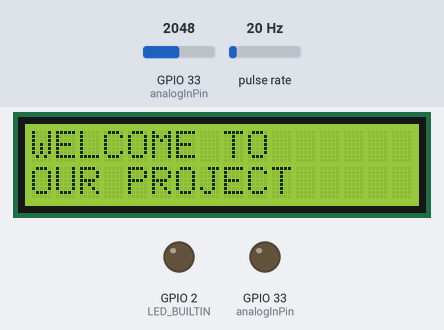
The sketch below on a simulated ESP32. Parts: 16×2 character LCD, output pins drawn as LEDs (lit = HIGH). Wiring (inferred from the names in the program): pulse sensor: data GPIO 34. The inputs (shaded band) are chosen by the test bench; at power-on: GPIO 33 (analogInPin) = 2048, pulse rate 20 Hz. What the sketch prints to the serial monitor is not drawn.

Above: at 2.1 s.
At 7.2 s:
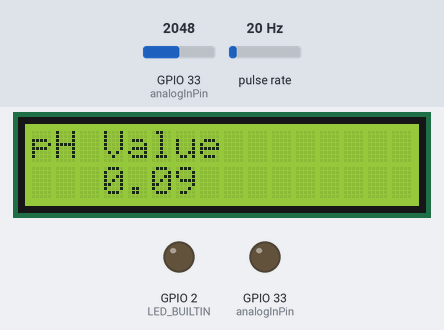
7.3 s: GPIO 33 (analogInPin) set to 2866
At 9.3 s:
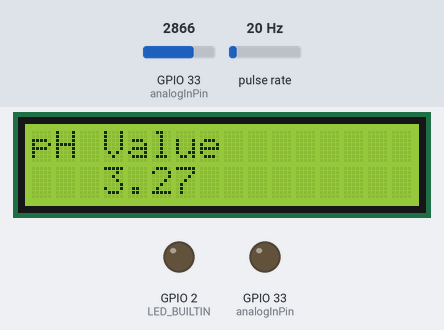
9.6 s: GPIO 33 (analogInPin) set to 3603
At 11.3 s:
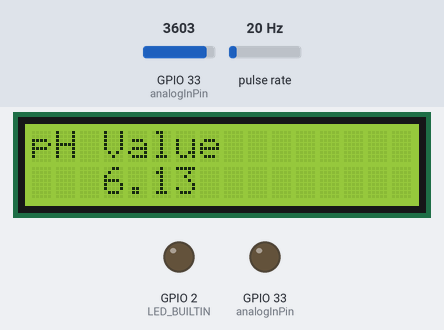
11.7 s: GPIO 33 (analogInPin) set to 4095
At 13.3 s:
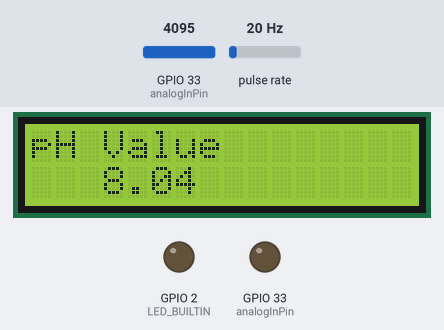
Timing chart, 0 to 14.8 s (numbered marks = the images above; inputs shaded):
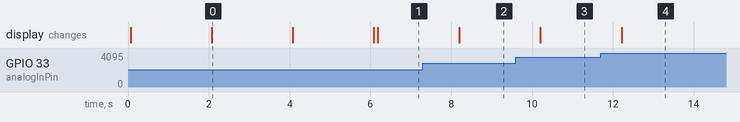

Measured:
- after the input at 7.3 s, the display: changes after 0.90 s (image 2)
- after the input at 9.6 s, the display: changes after 0.61 s (image 3)
- after the input at 11.7 s, the display: changes after 0.52 s (image 4)
- what the display in image 0 shows lasts 2.0 s, from 2.1 s to 4.1 s

The sketch:

elixir.ino
```cpp
#include <LiquidCrystal.h>

const int analogInPin = 33; // Pin for pH sensor
const int pumpPin = 32; // Replace pumpPin with your actual pin number for controlling the pump
const int LED_BUILTIN = 2; // Built-in LED pin
const int SENSOR = 34; // Water flow sensor pin

LiquidCrystal lcd(19, 23, 18, 17, 16, 15); // Assuming your LCD is 16x2 and connected to these pins

long currentMillis = 0;
long previousMillis = 0;
int interval = 1000;
boolean ledState = LOW;
float calibrationFactor = 4.5;
volatile byte pulseCount;
byte pulse1Sec = 0;
float flowRate;
unsigned int flowMilliLitres;
unsigned long totalMilliLitres;

void IRAM_ATTR pulseCounter()
{
  pulseCount++;
}

void setup()
{
  Serial.begin(115200);
  pinMode(LED_BUILTIN, OUTPUT);
  pinMode(SENSOR, INPUT_PULLUP);
  pinMode(33, OUTPUT);
  lcd.begin(16, 2); // Assuming your LCD is 16x2
  attachInterrupt(digitalPinToInterrupt(SENSOR), pulseCounter, FALLING);

  pulseCount = 0;
  flowRate = 0.0;
  flowMilliLitres = 0;
  totalMilliLitres = 0;
  previousMillis = 0;

  lcd.clear();
  lcd.setCursor(0, 0);
  lcd.print("Measure pH ");
  lcd.setCursor(0, 1);
  lcd.print("Value ....... ");
  delay(2000);
  lcd.clear();
  lcd.setCursor(0, 0);
  lcd.print("WELCOME TO   ");
  lcd.setCursor(0, 1);
  lcd.print("OUR PROJECT");
  delay(2000);
  lcd.clear();
  lcd.setCursor(0, 0);
  lcd.print(" ELIXIR  ");
  lcd.setCursor(0, 1);
  lcd.print("  !!!!!!!   ");
  delay(2000);
  lcd.clear();
}

void loop()
{
  // Water flow sensor part
  currentMillis = millis();
  if (currentMillis - previousMillis > interval)
  {

    pulse1Sec = pulseCount;
    pulseCount = 0;

    flowRate = ((1000.0 / (millis() - previousMillis)) * pulse1Sec) / calibrationFactor;
    previousMillis = millis();

    flowMilliLitres = (flowRate / 60) * 1000;

    totalMilliLitres += flowMilliLitres;

    Serial.print("Flow rate: ");
    Serial.print(int(flowRate));
    Serial.print("L/min");
    Serial.print("\t");

    Serial.print("Output Liquid Quantity: ");
    Serial.print(totalMilliLitres);
    Serial.print("mL / ");
    Serial.print(totalMilliLitres / 1000);
    Serial.println("L");

    // pH sensor part
    int sensorValue = 0;
    unsigned long int avgValue = 0;
    int buf[10], temp = 0;

    for (int i = 0; i < 10; i++)
    {
      buf[i] = analogRead(analogInPin);
      delay(10);
    }

    for (int i = 0; i < 9; i++)
    {
      for (int j = i + 1; j < 10; j++)
      {
        if (buf[i] > buf[j])
        {
          temp = buf[i];
          buf[i] = buf[j];
          buf[j] = temp;
        }
      }
    }


    for (int i = 2; i < 8; i++)
      avgValue += buf[i];

    float pHVol = (float)avgValue * 5.0 / 1024 / 4.3;
    float phValue = -5.70 * pHVol + 22.8;
    phValue = 14.2 - phValue;

    Serial.print("sensor = ");
    Serial.println((phValue / 10) - 7);

    lcd.clear();
    lcd.setCursor(0, 0);
    lcd.print("pH Value");
    lcd.setCursor(3, 1);
    lcd.print((phValue / 10) - 7);

    delay(900);
  }
}
```
